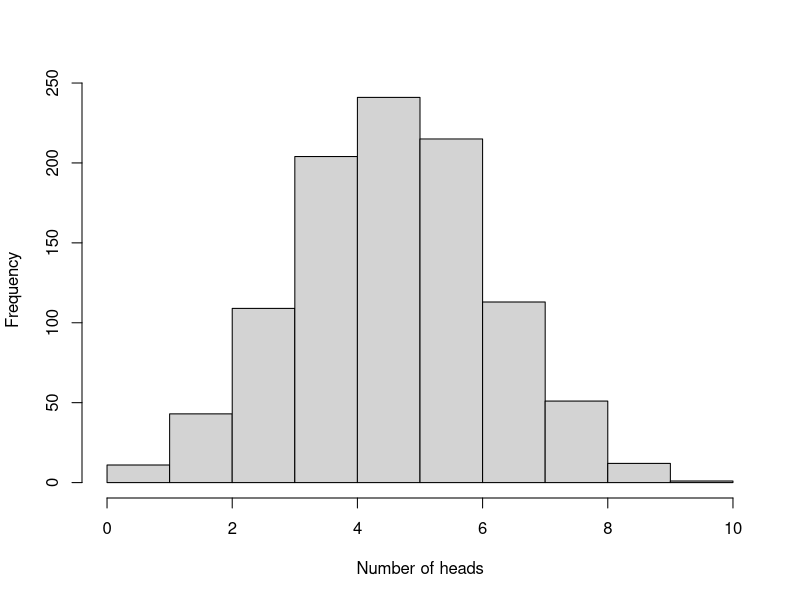
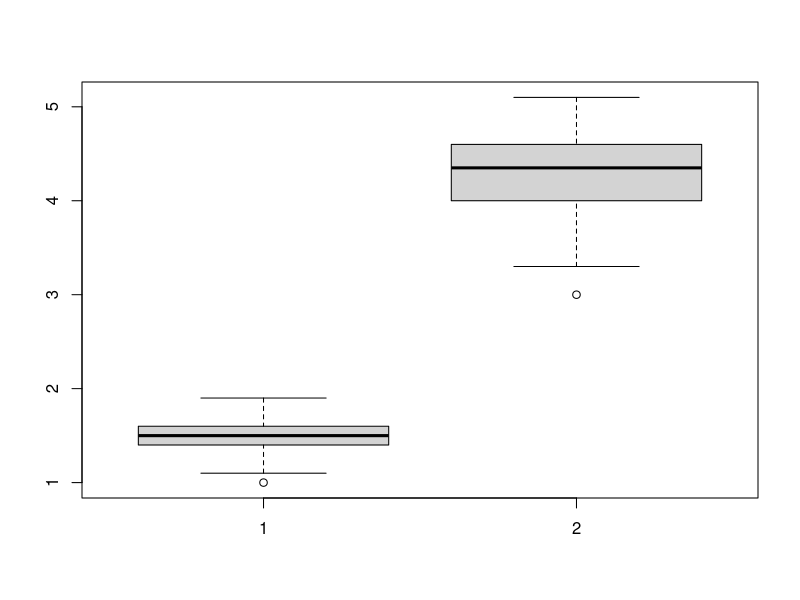
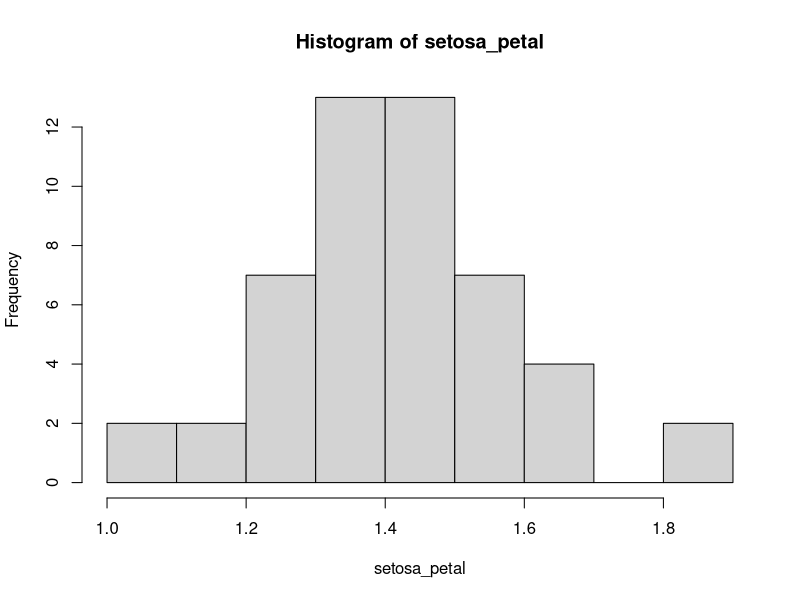
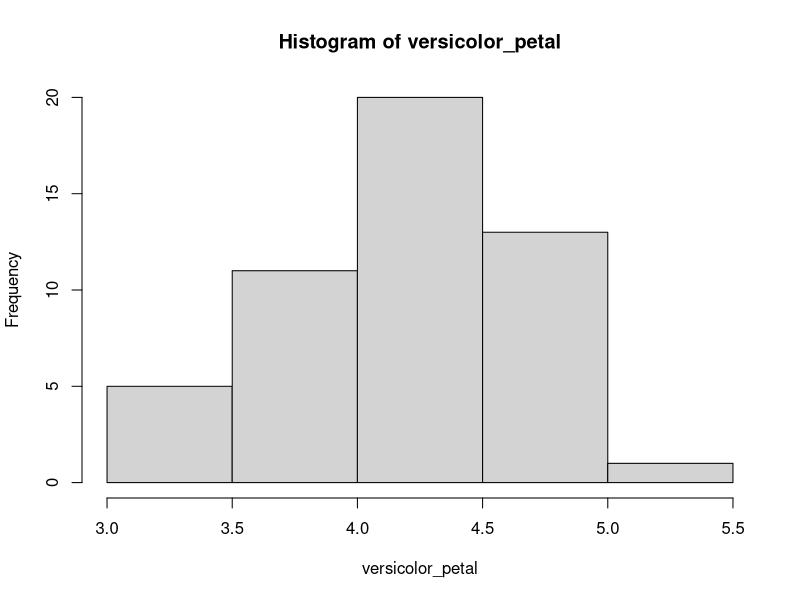

Generate these figures, in order, with R:
## ---- chunk 1

iris_data <- iris

## ---- chunk 2
##Copy and paste this entire section of code and run it in the console

#this is object that saves the result
no_heads_fair <- c()

#this is the loop that asks R to run the code enclosed in the {} brackets
#in this case we are asking r to run it when i = 1, then when i = 2, etc
#until it runs i = 1000 and stops
for(i in 1:1000){ 
   
  #This line asks for to draw a value between "h" and "t"
  #10 times, with replacement (i.e. when we draw a value we can draw the same 
  #value again next time), with a chance of 50%
  
  test <- sample(c("h","t"),
                 10, 
                 replace = T, 
                 prob = c(50,50))

  #we ask how many heads we got in each iteration of the loop
  
  no_heads_fair[i] <- length(test[test=="h"])

}

## ---- chunk 3

hist(no_heads_fair,
     xlab = "Number of heads",
     main = "")

## ---- chunk 4

#Since our simulation is fair coin we can ask how many times did we get more
#than 8 heads in one trial
head_over_8 <- length(no_heads_fair[no_heads_fair > 8])

#since we ran 1000 trails the probability of such an event is roughly
prop_over_8 <- head_over_8/1000
prop_over_8
## ---- chunk 5
#Since our simulation is a fair coin we can ask how many times did we get more
#than 7 heads in one trial
head_over_7 <- length(no_heads_fair[no_heads_fair > 7])

#since we ran 1000 trails the probability of such an event is roughly
prop_over_7 <- head_over_7/1000
prop_over_7

## ---- chunk 6
##Copy and paste this entire section of code and run it in the console

#this is object that saves the result
no_heads_unfair <- c()

#this is the loop that asks R to run the code enclosed in the {} brackets
#in this case we are asking r to run it when i = 1, then when i = 2, etc
#until it runs i = 1000 and stops
for(i in 1:1000){ 
   
  #This line asks for to draw a value between "h" and "t"
  #10 times, with replacement (i.e. when we draw a value we can draw the same 
  #value again next time), with a chance of 75%
  
  test <- sample(c("h","t"),
                 10, 
                 replace = T, 
                 prob = c(75,25))

  #we ask how many heads we got in each iteration of the loop
  
  no_heads_unfair[i] <- length(test[test=="h"])

}

## ---- chunk 7

no_unfair_over7 <- length(no_heads_unfair[no_heads_unfair > 7])

#what percent of the time do we get 8 or more heads
no_unfair_over7/1000

## ---- chunk 8

#petal length for setosa
setosa_petal <- iris_data[iris_data$Species == "setosa", "Petal.Length"]

#petal length for versicolor
versicolor_petal <- iris_data[iris_data$Species == "versicolor", "Petal.Length"]


## ---- chunk 9

boxplot(setosa_petal, versicolor_petal)

## ---- chunk 10
#mean petal length of setosa
mean(setosa_petal)

#mean petal length of versicolor
mean(versicolor_petal)

## ---- chunk 11

t.test(setosa_petal, versicolor_petal, var.equal = T)

## ---- chunk 12

var(setosa_petal)

var(versicolor_petal)



## ---- chunk 13
#We can set var.equal = F to ask for a Welch Two Sample t-test
t.test(setosa_petal, versicolor_petal, var.equal = F)

## ---- chunk 14

hist(setosa_petal) 

hist(versicolor_petal)

## ---- chunk 15

wilcox.test(setosa_petal, versicolor_petal)

## ---- chunk 16
#Student ID
student_ID <- c("a", "b", "c", "d", "e", "f", "g", "h", "i", "j")

#Scores from first test
first_test_scores <- c(35, 50, 33, 78, 49, 60, 70, 20, 58, 48)

#Scores from second test
second_test_scores <- c(40, 59, 47, 82, 60, 65, 77, 38, 66, 55)

#We can put them all into 1 dataset to keep it tidier
test_data <- data.frame(student_ID,
                        first_test_scores,
                        second_test_scores)

## ---- chunk 17

t.test(test_data$first_test_scores,
       test_data$second_test_scores, 
       var.equal = F,
       paired = TRUE)


## ---- chunk 18

t.test(test_data$first_test_scores,
       test_data$second_test_scores, 
       var.equal = F,
       paired = F)

